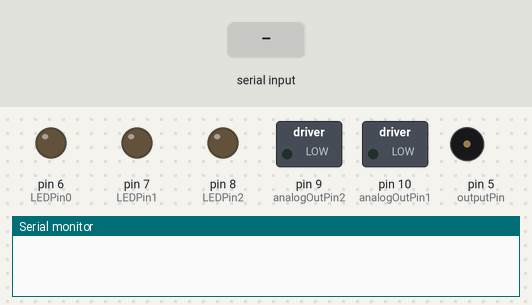
The sketch below on a simulated Arduino Uno, built with avr-gcc and run on an emulated ATmega328P. On the bench: switched loads named in the sketch (green lamp = pin HIGH), output pins drawn as LEDs (lit = HIGH), buzzer (waves = sounding), the last lines printed to the serial monitor. The test bench sets the inputs (shaded band).

Above: at 1.2 s.
1.3 s: "SMALL FORWARD\n" received over Serial
At 1.7 s:
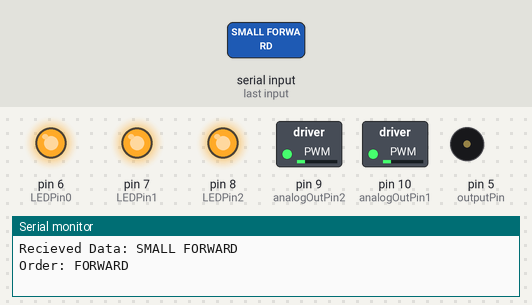
2.9 s: "FORWARD\n" received over Serial
At 4.1 s:
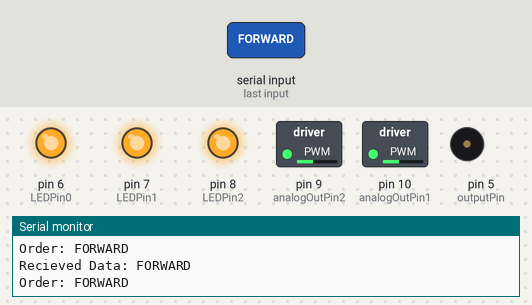
4.4 s: "TURBO FORWARD\n" received over Serial
At 5.6 s:
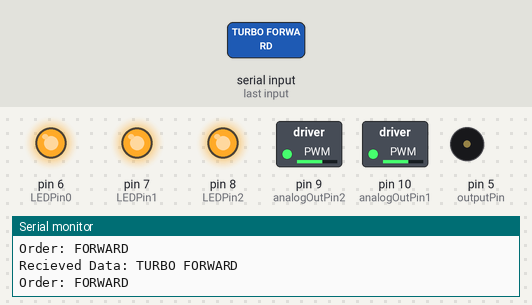
5.9 s: "LEFT\n" received over Serial
At 6.8 s:
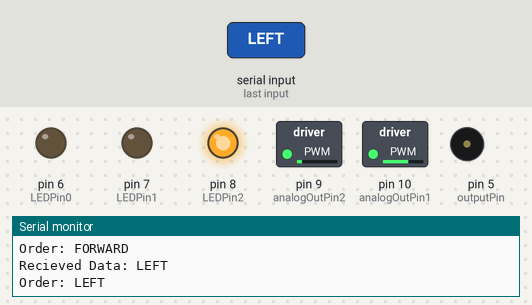
7.4 s: "RIGHT\n" received over Serial
At 8.0 s:
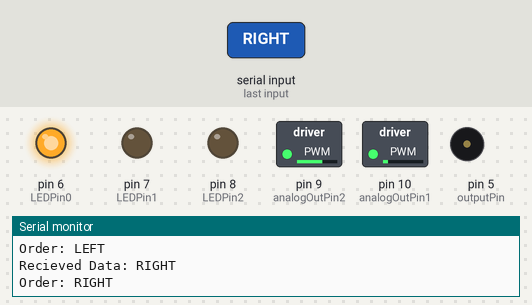
8.9 s: "DANCE\n" received over Serial
At 10.4 s:
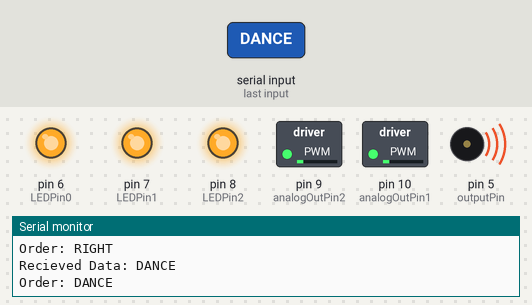
Timing chart, 0 to 26.5 s (numbered marks = the images above; inputs shaded):
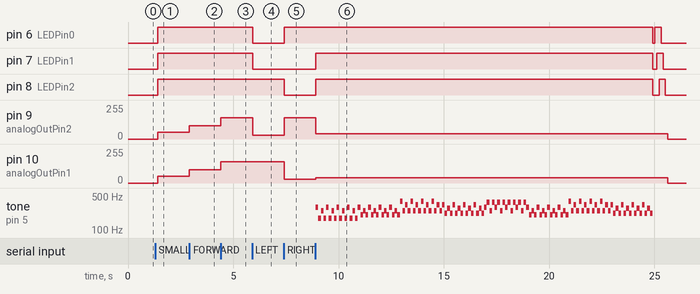

Measured:
- after the input at 1.3 s, pin 6 (LEDPin0), pin 7 (LEDPin1), pin 8 (LEDPin2): LOW → HIGH after 0.10 s; pin 9 (analogOutPin2), pin 10 (analogOutPin1): 0/255 → 50/255 after 0.10 s
- after the input at 2.9 s, pin 9 (analogOutPin2), pin 10 (analogOutPin1): 50/255 → 100/255 at once
- after the input at 4.4 s, pin 9 (analogOutPin2), pin 10 (analogOutPin1): 100/255 → 160/255 at once
- after the input at 5.9 s, pin 6 (LEDPin0), pin 7 (LEDPin1): HIGH → LOW at once; pin 9 (analogOutPin2): 160/255 → 30/255 at once
- after the input at 7.4 s, pin 6 (LEDPin0): LOW → HIGH at once; pin 8 (LEDPin2): HIGH → LOW at once; pin 9 (analogOutPin2): 30/255 → 160/255 at once; pin 10 (analogOutPin1): 160/255 → 30/255 at once
- after the input at 8.9 s, pin 6 (LEDPin0): HIGH → LOW after 16.0 s, → HIGH 0.10 s later, → LOW 0.30 s later; pin 7 (LEDPin1): LOW → HIGH at once, → LOW 16.0 s later, → HIGH 0.20 s later, → LOW 0.30 s later

The sketch:

hand_control.ino
```cpp
/*************************************************
 * Public Constants
 *************************************************/

 #define NOTE_B0  31
 #define NOTE_C1  33
 #define NOTE_CS1 35
 #define NOTE_D1  37
 #define NOTE_DS1 39
 #define NOTE_E1  41
 #define NOTE_F1  44
 #define NOTE_FS1 46
 #define NOTE_G1  49
 #define NOTE_GS1 52
 #define NOTE_A1  55
 #define NOTE_AS1 58
 #define NOTE_B1  62
 #define NOTE_C2  65
 #define NOTE_CS2 69
 #define NOTE_D2  73
 #define NOTE_DS2 78
 #define NOTE_E2  82
 #define NOTE_F2  87
 #define NOTE_FS2 93
 #define NOTE_G2  98
 #define NOTE_GS2 104
 #define NOTE_A2  110
 #define NOTE_AS2 117
 #define NOTE_B2  123
 #define NOTE_C3  131
 #define NOTE_CS3 139
 #define NOTE_D3  147
 #define NOTE_DS3 156
 #define NOTE_E3  165
 #define NOTE_F3  175
 #define NOTE_FS3 185
 #define NOTE_G3  196
 #define NOTE_GS3 208
 #define NOTE_A3  220
 #define NOTE_AS3 233
 #define NOTE_B3  247
 #define NOTE_C4  262
 #define NOTE_CS4 277
 #define NOTE_D4  294
 #define NOTE_DS4 311
 #define NOTE_E4  330
 #define NOTE_F4  349
 #define NOTE_FS4 370
 #define NOTE_G4  392
 #define NOTE_GS4 415
 #define NOTE_A4  440
 #define NOTE_AS4 466
 #define NOTE_B4  494
 #define NOTE_C5  523
 #define NOTE_CS5 554
 #define NOTE_D5  587
 #define NOTE_DS5 622
 #define NOTE_E5  659
 #define NOTE_F5  698
 #define NOTE_FS5 740
 #define NOTE_G5  784
 #define NOTE_GS5 831
 #define NOTE_A5  880
 #define NOTE_AS5 932
 #define NOTE_B5  988
 #define NOTE_C6  1047
 #define NOTE_CS6 1109
 #define NOTE_D6  1175
 #define NOTE_DS6 1245
 #define NOTE_E6  1319
 #define NOTE_F6  1397
 #define NOTE_FS6 1480
 #define NOTE_G6  1568
 #define NOTE_GS6 1661
 #define NOTE_A6  1760
 #define NOTE_AS6 1865
 #define NOTE_B6  1976
 #define NOTE_C7  2093
 #define NOTE_CS7 2217
 #define NOTE_D7  2349
 #define NOTE_DS7 2489
 #define NOTE_E7  2637
 #define NOTE_F7  2794
 #define NOTE_FS7 2960
 #define NOTE_G7  3136
 #define NOTE_GS7 3322
 #define NOTE_A7  3520
 #define NOTE_AS7 3729
 #define NOTE_B7  3951
 #define NOTE_C8  4186
 #define NOTE_CS8 4435
 #define NOTE_D8  4699
 #define NOTE_DS8 4978

 // notes in the melody:
int melody[] = {
  NOTE_D4, NOTE_F3, NOTE_B3, NOTE_F3,      // D4-F3-B3-F3
  NOTE_D4, NOTE_GS3, NOTE_B3, NOTE_GS3,    // D4-Ab3-B3-Ab3
  NOTE_G4, NOTE_B3, NOTE_E4, NOTE_B3,      // G4-B3-E4-B3
  NOTE_E4, NOTE_A3, NOTE_CS4, NOTE_A3,     // E4-A3-C#4-A3
  NOTE_D4, NOTE_FS4, NOTE_B3, NOTE_FS4,    // D4-F#4-B3-F#4
  NOTE_D4, NOTE_GS3, NOTE_B3, NOTE_GS3,    // D4-Ab3-B3-Ab3
  NOTE_G4, NOTE_B3, NOTE_E4, NOTE_B3,      // G4-B3-E4-B3
  NOTE_E4, NOTE_A3, NOTE_CS4, NOTE_A3,     // E4-A3-C#-A3
};

int outputPin     = 5;
int maxChords     = 8;
int maxRepeats    = 4;         // every chord will be repeated 4 times
int noteDuration  = 1000/8;    // 4 = quarter note, 8 = eight note, etc.


const int LEDPin0 = 6; // LED left
const int LEDPin1 = 7; // LED center
const int LEDPin2 = 8; // LED right

const int analogOutPin2 = 9; // Motor
const int analogOutPin1 = 10; // Motor

void setup() {
  Serial.begin(9600); // Inicializar la comunicación serial a 9600 baudios
  pinMode(6, OUTPUT);
  pinMode(7, OUTPUT);
  pinMode(8, OUTPUT);
  pinMode(LEDPin0, OUTPUT);
  pinMode(LEDPin1, OUTPUT);
  pinMode(LEDPin2, OUTPUT);
}

void dance_leds(){
  digitalWrite(LEDPin0,LOW);
  digitalWrite(LEDPin1,LOW);
  digitalWrite(LEDPin2,LOW);
  delay(100);
  digitalWrite(LEDPin0,HIGH);
  digitalWrite(LEDPin1,LOW);
  digitalWrite(LEDPin2,LOW);
  delay(100);
  digitalWrite(LEDPin0,HIGH);
  digitalWrite(LEDPin1,HIGH);
  digitalWrite(LEDPin2,LOW);
  delay(100);
  digitalWrite(LEDPin0,HIGH);
  digitalWrite(LEDPin1,HIGH);
  digitalWrite(LEDPin2,HIGH);
  delay(100);
  digitalWrite(LEDPin0,LOW);
  digitalWrite(LEDPin1,HIGH);
  digitalWrite(LEDPin2,HIGH);
  delay(100);
  digitalWrite(LEDPin0,LOW);
  digitalWrite(LEDPin1,LOW);
  digitalWrite(LEDPin2,HIGH);
  delay(100);
  digitalWrite(LEDPin0,LOW);
  digitalWrite(LEDPin1,LOW);
  digitalWrite(LEDPin2,LOW);
  delay(100);
}

void playSound() {
  // play all 8 chords
  for (int chords = 0; chords < maxChords; chords++) {
    // play every chord 4 times
    for (int chordTone = 0; chordTone < 4; chordTone++) {
      // play all 4 tones of every chord
      for (int repeats = 0; repeats < maxRepeats; repeats++) {
        // play the tone
        tone(outputPin, melody[chords*maxRepeats + repeats], noteDuration);
        // set a delay between the notes
        delay(noteDuration);
        // stop the tone playing
        noTone(outputPin);
      }
    }
  }
}

void loop() {
  // Leer datos del ESP32
  if (Serial.available()) {
    String data = Serial.readStringUntil('\n');
    data.trim();
    Serial.print("Recieved Data: ");
    Serial.println(data);

    if (strcmp(data.c_str(), "SMALL FORWARD") == 0){
      Serial.println("Order: FORWARD");
      analogWrite(analogOutPin1, 50);
      analogWrite(analogOutPin2, 50);
      digitalWrite(LEDPin0,HIGH);
      digitalWrite(LEDPin1,HIGH);
      digitalWrite(LEDPin2,HIGH);
      }

    else if (strcmp(data.c_str(), "FORWARD") == 0){
      Serial.println("Order: FORWARD");
      analogWrite(analogOutPin1, 100);
      analogWrite(analogOutPin2, 100);
      digitalWrite(LEDPin0,HIGH);
      digitalWrite(LEDPin1,HIGH);
      digitalWrite(LEDPin2,HIGH);
      }

    else if (strcmp(data.c_str(), "TURBO FORWARD") == 0){
      Serial.println("Order: FORWARD");
      analogWrite(analogOutPin1, 160);
      analogWrite(analogOutPin2, 160);
      digitalWrite(LEDPin0,HIGH);
      digitalWrite(LEDPin1,HIGH);
      digitalWrite(LEDPin2,HIGH);
      }

    else if (strcmp(data.c_str(), "LEFT") == 0){
      Serial.println("Order: LEFT");
      analogWrite(analogOutPin1, 160);
      analogWrite(analogOutPin2, 30);
      digitalWrite(LEDPin0,LOW);
      digitalWrite(LEDPin1,LOW);
      digitalWrite(LEDPin2,HIGH);
      }
    else if (strcmp(data.c_str(), "RIGHT") == 0){
      Serial.println("Order: RIGHT");
      analogWrite(analogOutPin1, 30);
      analogWrite(analogOutPin2, 160);
      digitalWrite(LEDPin0,HIGH);
      digitalWrite(LEDPin1,LOW);
      digitalWrite(LEDPin2,LOW);
      }
     else if (strcmp(data.c_str(), "STOP") == 0){
      Serial.println("Order: STOP");
      analogWrite(analogOutPin1, 0);
      analogWrite(analogOutPin2, 0);
      digitalWrite(LEDPin0,LOW);
      digitalWrite(LEDPin1,LOW);
      digitalWrite(LEDPin2,LOW);
      }
     else if (strcmp(data.c_str(), "DANCE") == 0){
      Serial.println("Order: DANCE");
      analogWrite(analogOutPin1, 40);
      analogWrite(analogOutPin2, 40);
      digitalWrite(LEDPin0,HIGH);
      digitalWrite(LEDPin1,HIGH);
      digitalWrite(LEDPin2,HIGH);
      playSound();
      dance_leds();
      analogWrite(analogOutPin1, 0);
      analogWrite(analogOutPin2, 0);
      }
  }
  delay(100);
}
```
